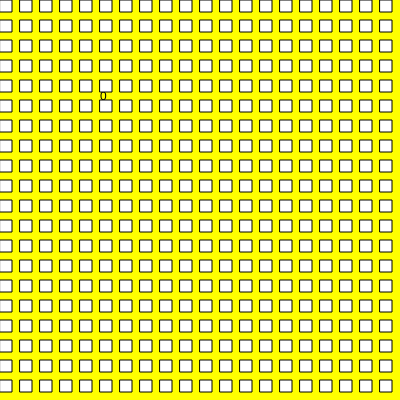
Frame 1 (no input)
Frame 60 (no input): identical to frame 1, image omitted
Frame 120 (the mouse pressed at the canvas centre since frame 60): identical to frame 1, image omitted

The p5.js sketch that drew this single still picture (run headless with seeded random() and noise() and a simulated clock; from frame 60 on, the mouse is pressed at the canvas centre):

// p5.js sketch
// ── sketch.js
let state = 0;

function setup() {
  createCanvas(400, 400);
}

function draw() {

  background(100);

  switch (state) {

    case 0:
      background("yellow");
      text("0", 100, 100);
      for (let j = 0; j < 20; j++) {
        for (let i = 0; i < 20; i++) {
          rect(i * 20, j * 20, 12, 12);
        }
      }
      break;

    case 1:
      background("purple");
      text("1", 100, 100);
      for (let j = 0; j < 20; j++) {
        for (let i = 0; i < 20; i++) {
          ellipse(i * 20, j * 20, 20, 10);
        }
      }
      break;

    case 2:
      background("yellow");
      fill(163, 205, 227);
      text("2", 100, 100);
      for (let j = 0; j < 82; j++) {
        for (let i = 0; i < 82; i++) {
          ellipse(i * 5, j * 5, 12, 12);
        }
      }
      break;
    case 3:
      background("yellow");
      text("3", 100, 100);
      for (let j = 0; j < 20; j++) {
        for (let i = 0; i < 20; i++) {
          rect(i * 20, j * 20, 12, 12);
        }
      }
      break;
    case 4:
      background("yellow");
      text("4", 100, 100);
      for (let j = 0; j < 20; j++) {
        for (let i = 0; i < 20; i++) {
          rect(i * 20, j * 20, 12, 12);
        }
      }
      break;
  }
}

function mouseReleased() {
  state++;
  if (state > 4) state = 0;

}
